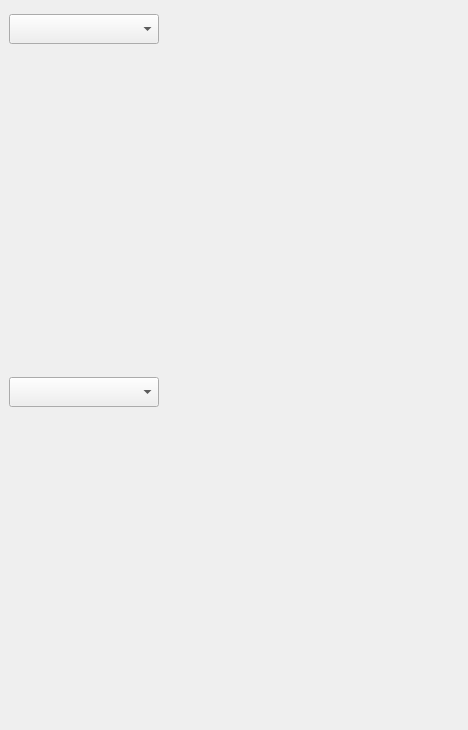
     <widget class="QFrame" name="frame_3">
      <property name="sizePolicy">
       <sizepolicy hsizetype="Fixed" vsizetype="Preferred">
        <horstretch>0</horstretch>
        <verstretch>0</verstretch>
       </sizepolicy>
      </property>
      <property name="minimumSize">
       <size>
        <width>460</width>
        <height>730</height>
       </size>
      </property>
      <property name="maximumSize">
       <size>
        <width>16777215</width>
        <height>730</height>
       </size>
      </property>
      <property name="frameShape">
       <enum>QFrame::Box</enum>
      </property>
      <property name="frameShadow">
       <enum>QFrame::Plain</enum>
      </property>
      <property name="lineWidth">
       <number>0</number>
      </property>
      <layout class="QVBoxLayout" name="verticalLayout_2">
       <property name="spacing">
        <number>0</number>
       </property>
       <property name="leftMargin">
        <number>0</number>
       </property>
       <property name="topMargin">
        <number>0</number>
       </property>
       <property name="rightMargin">
        <number>0</number>
       </property>
       <property name="bottomMargin">
        <number>0</number>
       </property>
       <item>
        <widget class="QFrame" name="crackframe">
         <property name="sizePolicy">
          <sizepolicy hsizetype="Fixed" vsizetype="Preferred">
           <horstretch>0</horstretch>
           <verstretch>0</verstretch>
          </sizepolicy>
         </property>
         <property name="minimumSize">
          <size>
           <width>400</width>
           <height>100</height>
          </size>
         </property>
         <property name="maximumSize">
          <size>
           <width>16777215</width>
           <height>360</height>
          </size>
         </property>
         <property name="autoFillBackground">
          <bool>false</bool>
         </property>
         <property name="styleSheet">
          <string notr="true"/>
         </property>
         <property name="frameShape">
          <enum>QFrame::Box</enum>
         </property>
         <property name="frameShadow">
          <enum>QFrame::Plain</enum>
         </property>
         <property name="lineWidth">
          <number>0</number>
         </property>
         <layout class="QGridLayout" name="gridLayout_5">
          <item row="0" column="0">
           <widget class="QComboBox" name="varCombo">
            <property name="sizePolicy">
             <sizepolicy hsizetype="Fixed" vsizetype="Fixed">
              <horstretch>0</horstretch>
              <verstretch>0</verstretch>
             </sizepolicy>
            </property>
            <property name="minimumSize">
             <size>
              <width>150</width>
              <height>30</height>
             </size>
            </property>
            <property name="maximumSize">
             <size>
              <width>150</width>
              <height>30</height>
             </size>
            </property>
           </widget>
          </item>
          <item row="0" column="1">
           <widget class="QLabel" name="varUnit">
            <property name="maximumSize">
             <size>
              <width>16777215</width>
              <height>30</height>
             </size>
            </property>
            <property name="text">
             <string/>
            </property>
           </widget>
          </item>
          <item row="1" column="0" colspan="2">
           <widget class="QCustomPlot" name="Crackplot" native="true">
            <property name="sizePolicy">
             <sizepolicy hsizetype="Fixed" vsizetype="Fixed">
              <horstretch>0</horstretch>
              <verstretch>0</verstretch>
             </sizepolicy>
            </property>
            <property name="minimumSize">
             <size>
              <width>450</width>
              <height>300</height>
             </size>
            </property>
            <property name="maximumSize">
             <size>
              <width>300</width>
              <height>16777215</height>
             </size>
            </property>
            <property name="font">
             <font>
              <kerning>true</kerning>
             </font>
            </property>
           </widget>
          </item>
         </layout>
        </widget>
       </item>
       <item>
        <widget class="QFrame" name="plotframe">
         <property name="sizePolicy">
          <sizepolicy hsizetype="Fixed" vsizetype="Preferred">
           <horstretch>0</horstretch>
           <verstretch>0</verstretch>
          </sizepolicy>
         </property>
         <property name="minimumSize">
          <size>
           <width>400</width>
           <height>100</height>
          </size>
         </property>
         <property name="maximumSize">
          <size>
           <width>16777215</width>
           <height>360</height>
          </size>
         </property>
         <property name="autoFillBackground">
          <bool>false</bool>
         </property>
         <property name="styleSheet">
          <string notr="true"/>
         </property>
         <property name="frameShape">
          <enum>QFrame::Panel</enum>
         </property>
         <property name="frameShadow">
          <enum>QFrame::Raised</enum>
         </property>
         <property name="lineWidth">
          <number>0</number>
         </property>
         <layout class="QVBoxLayout" name="verticalLayout_3">
          <item>
           <widget class="QComboBox" name="yCombo">
            <property name="sizePolicy">
             <sizepolicy hsizetype="Fixed" vsizetype="Fixed">
              <horstretch>0</horstretch>
              <verstretch>0</verstretch>
             </sizepolicy>
            </property>
            <property name="minimumSize">
             <size>
              <width>150</width>
              <height>30</height>
             </size>
            </property>
            <property name="maximumSize">
             <size>
              <width>150</width>
              <height>30</height>
             </size>
            </property>
            <property name="autoFillBackground">
             <bool>false</bool>
            </property>
            <property name="frame">
             <bool>true</bool>
            </property>
           </widget>
          </item>
          <item>
           <widget class="QCustomPlot" name="Resultsplot" native="true">
            <property name="sizePolicy">
             <sizepolicy hsizetype="Fixed" vsizetype="Fixed">
              <horstretch>0</horstretch>
              <verstretch>0</verstretch>
             </sizepolicy>
            </property>
            <property name="minimumSize">
             <size>
              <width>450</width>
              <height>300</height>
             </size>
            </property>
            <property name="maximumSize">
             <size>
              <width>450</width>
              <height>300</height>
             </size>
            </property>
            <property name="contextMenuPolicy">
             <enum>Qt::DefaultContextMenu</enum>
            </property>
            <property name="toolTip">
             <string/>
            </property>
            <property name="toolTipDuration">
             <number>1</number>
            </property>
            <property name="statusTip">
             <string/>
            </property>
           </widget>
          </item>
         </layout>
        </widget>
       </item>
      </layout>
     </widget>
